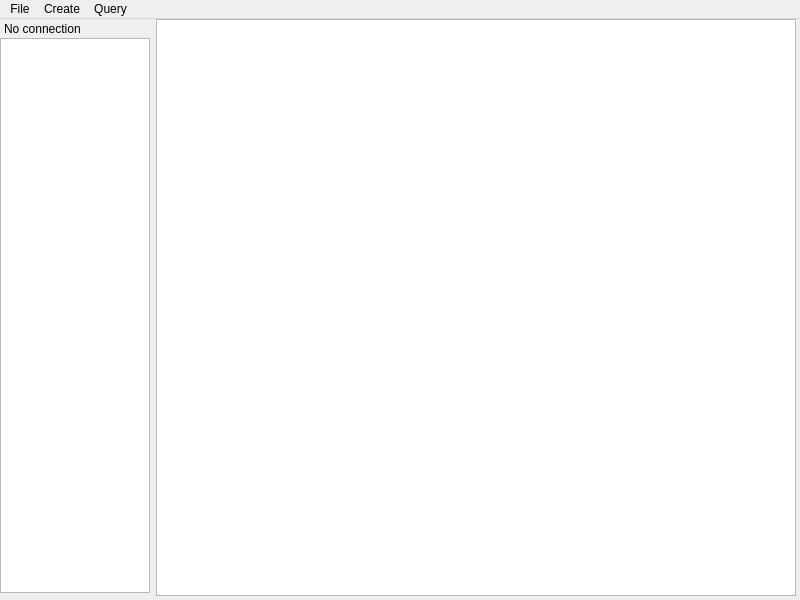
<?xml version="1.0" encoding="UTF-8"?>
<ui version="4.0">
 <class>MainWindow</class>
 <widget class="QMainWindow" name="MainWindow">
  <property name="geometry">
   <rect>
    <x>0</x>
    <y>0</y>
    <width>800</width>
    <height>600</height>
   </rect>
  </property>
  <property name="sizePolicy">
   <sizepolicy hsizetype="Fixed" vsizetype="Fixed">
    <horstretch>0</horstretch>
    <verstretch>0</verstretch>
   </sizepolicy>
  </property>
  <property name="maximumSize">
   <size>
    <width>800</width>
    <height>600</height>
   </size>
  </property>
  <property name="baseSize">
   <size>
    <width>800</width>
    <height>600</height>
   </size>
  </property>
  <property name="contextMenuPolicy">
   <enum>Qt::NoContextMenu</enum>
  </property>
  <property name="windowTitle">
   <string>Postgres Data Grapher</string>
  </property>
  <property name="autoFillBackground">
   <bool>false</bool>
  </property>
  <widget class="QWidget" name="centralwidget">
   <widget class="QTableWidget" name="tableWidget">
    <property name="geometry">
     <rect>
      <x>0</x>
      <y>0</y>
      <width>640</width>
      <height>577</height>
     </rect>
    </property>
   </widget>
  </widget>
  <widget class="QDockWidget" name="dockWidget">
   <property name="sizePolicy">
    <sizepolicy hsizetype="Fixed" vsizetype="Fixed">
     <horstretch>0</horstretch>
     <verstretch>0</verstretch>
    </sizepolicy>
   </property>
   <property name="minimumSize">
    <size>
     <width>150</width>
     <height>580</height>
    </size>
   </property>
   <property name="maximumSize">
    <size>
     <width>150</width>
     <height>580</height>
    </size>
   </property>
   <property name="baseSize">
    <size>
     <width>150</width>
     <height>580</height>
    </size>
   </property>
   <property name="features">
    <set>QDockWidget::NoDockWidgetFeatures</set>
   </property>
   <property name="windowTitle">
    <string>No connection</string>
   </property>
   <attribute name="dockWidgetArea">
    <number>1</number>
   </attribute>
   <widget class="QWidget" name="dockWidgetContents">
    <widget class="QListView" name="tableListView">
     <property name="geometry">
      <rect>
       <x>0</x>
       <y>0</y>
       <width>150</width>
       <height>555</height>
      </rect>
     </property>
     <property name="sizePolicy">
      <sizepolicy hsizetype="Fixed" vsizetype="Fixed">
       <horstretch>0</horstretch>
       <verstretch>0</verstretch>
      </sizepolicy>
     </property>
     <property name="editTriggers">
      <set>QAbstractItemView::NoEditTriggers</set>
     </property>
    </widget>
   </widget>
  </widget>
  <widget class="QMenuBar" name="menuBar">
   <property name="geometry">
    <rect>
     <x>0</x>
     <y>0</y>
     <width>800</width>
     <height>21</height>
    </rect>
   </property>
   <widget class="QMenu" name="menuFile">
    <property name="title">
     <string>File</string>
    </property>
    <addaction name="actionConnectDB"/>
    <addaction name="actionDisconnect"/>
   </widget>
   <widget class="QMenu" name="menuView">
    <property name="title">
     <string>Create</string>
    </property>
    <addaction name="actionGraph"/>
    <addaction name="actionCalculatedValue"/>
   </widget>
   <widget class="QMenu" name="menuQuery">
    <property name="title">
     <string>Query</string>
    </property>
    <addaction name="actionSelect"/>
    <addaction name="actionDelete"/>
    <addaction name="actionInsert"/>
    <addaction name="actionQuery"/>
   </widget>
   <addaction name="menuFile"/>
   <addaction name="menuView"/>
   <addaction name="menuQuery"/>
  </widget>
  <action name="actionConnectDB">
   <property name="text">
    <string>Connect to DB</string>
   </property>
  </action>
  <action name="actionGraph">
   <property name="text">
    <string>Graph</string>
   </property>
  </action>
  <action name="actionCalculatedValue">
   <property name="text">
    <string>Calculated value</string>
   </property>
  </action>
  <action name="actionQuery">
   <property name="text">
    <string>Custom query</string>
   </property>
  </action>
  <action name="actionDisconnect">
   <property name="text">
    <string>Disconnect</string>
   </property>
  </action>
  <action name="actionSelect">
   <property name="text">
    <string>Select</string>
   </property>
  </action>
  <action name="actionDelete">
   <property name="text">
    <string>Delete</string>
   </property>
  </action>
  <action name="actionInsert">
   <property name="text">
    <string>Insert</string>
   </property>
  </action>
 </widget>
 <resources/>
 <connections/>
</ui>
